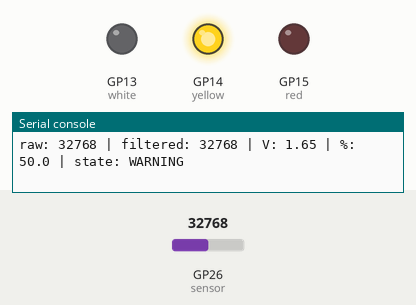
Bench run of a program on a simulated Raspberry Pi Pico running MicroPython. On the bench: output pins drawn as LEDs (lit = HIGH), the last lines printed to the serial console. The inputs (shaded band) are chosen by the test bench; at power-on: GP26 (sensor) = 32768 (analog values on the 0–65535 scale).

Above: at 1.2 s.
1.3 s: GP26 (sensor) set to 31680
At 2.2 s:
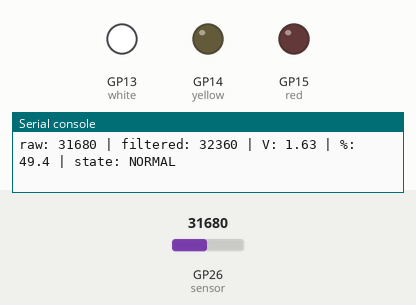
3.0 s: GP26 (sensor) set to 57670
At 5.1 s:
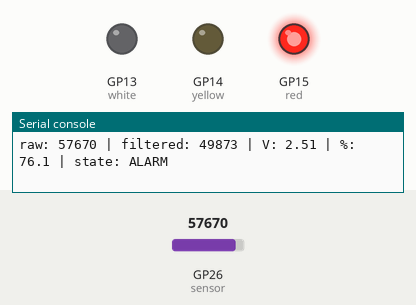
6.0 s: GP26 (sensor) set to 50160
9.0 s: GP26 (sensor) set to 47984
At 11.0 s:
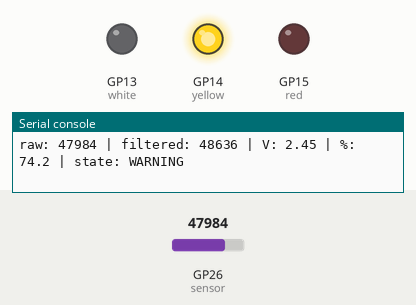
11.7 s: GP26 (sensor) set to 32767
At 14.8 s:
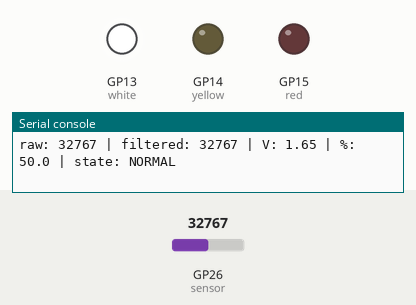
Timing chart, 0 to 15.7 s (numbered marks = the images above; inputs shaded):
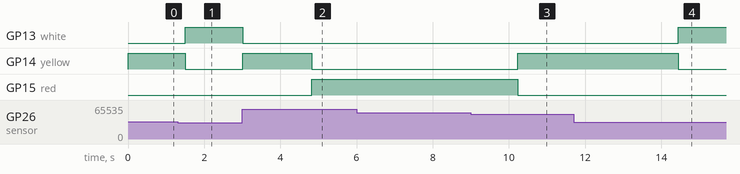

The program:

main.py
```python
from machine import Pin, ADC
from time import sleep_ms

sensor = ADC(Pin(26))
white = Pin(13, Pin.OUT)
yellow = Pin(14, Pin.OUT)
red = Pin(15, Pin.OUT)

VREF = 3.3
WARNING = 50
ALARM = 75
WINDOW_SIZE = 10
PERIODO_MS = 300
window = []


def read_raw():
    return sensor.read_u16()

def to_voltage(raw):
    return raw * VREF / 65535

def to_percent(raw):
    return raw * 100 / 65535

def filter_average(raw):
    window.append(raw)
    if len(window) > WINDOW_SIZE:
        window.pop(0)
    return sum(window) / len(window)

def classify(percent):
    if percent >= ALARM:
        return "ALARM"
    elif percent >= WARNING:
        return "WARNING"
    else:
        return "NORMAL"

def update_outputs(state):
    white.value(state == "NORMAL")
    yellow.value(state == "WARNING")
    red.value(state == "ALARM")

def print_status(raw, filtered, voltage, percent, state):
    print("raw:", raw, "| filtered:", int(filtered), "| V:", round(voltage, 2), "| %:", round(percent, 1), "| state:", state)

print("RETO 07 (BONUS) - Smart Analog Monitor con sensor de gas")
print("Sensor: gas, AOUT -> GP26 (ADC0) | LEDs: GP13 verde, GP14 amarillo, GP15 rojo")
print("Umbrales: WARNING >=", WARNING, "% | ALARM >=", ALARM, "% | Filtro:", WINDOW_SIZE, "lecturas")

update_outputs("")

while True:
    raw = read_raw()
    filtered = filter_average(raw)
    voltage = to_voltage(filtered)
    percent = to_percent(filtered)
    state = classify(percent)
    update_outputs(state)
    print_status(raw, filtered, voltage, percent, state)
    sleep_ms(PERIODO_MS)
```

Measured:
- the behaviour switches between 32768 and 32752 on GP26 (sensor) (found by bisection; images 0 and 1)
- the behaviour switches between 49152 and 49136 on GP26 (sensor) (found by bisection; images 2 and 3)
- after the input at 1.3 s, GP13 (white): LOW → HIGH after 0.21 s; GP14 (yellow): HIGH → LOW after 0.21 s
- after the input at 3.0 s, GP13 (white): HIGH → LOW at once; GP14 (yellow): LOW → HIGH at once, → LOW 1.8 s later; GP15 (red): LOW → HIGH after 1.8 s
- after the input at 9.0 s, GP14 (yellow): LOW → HIGH after 1.2 s; GP15 (red): HIGH → LOW after 1.2 s
- after the input at 11.7 s, GP13 (white): LOW → HIGH after 2.7 s; GP14 (yellow): HIGH → LOW after 2.7 s
